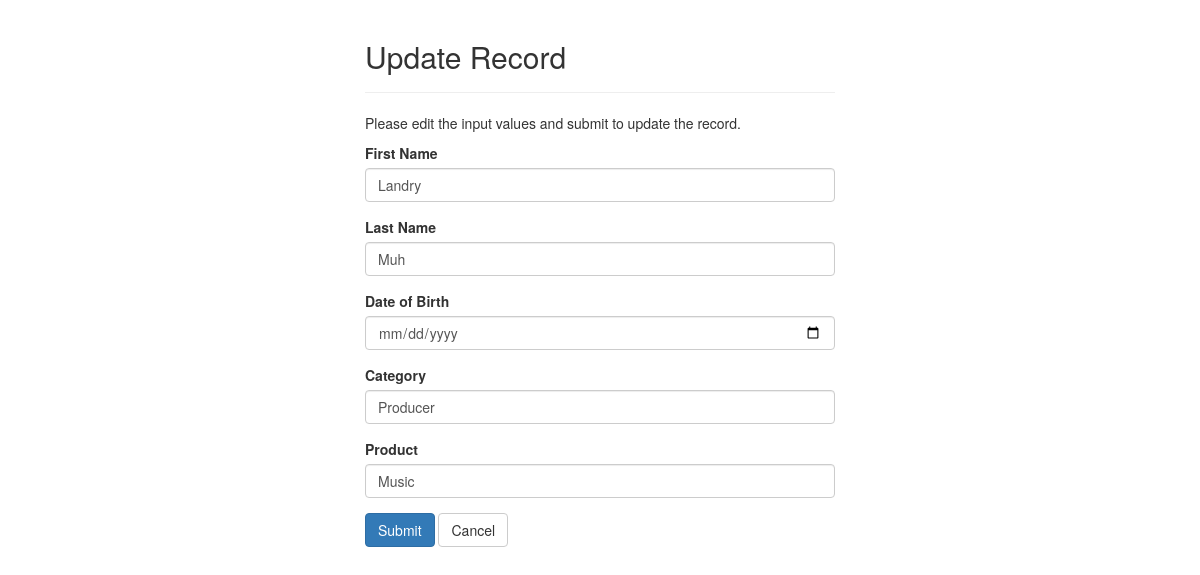
The app's page /update.php?id=2 with its own data.
### tables this page shows
CREATE TABLE `dtleads` (
  `id` int(11) NOT NULL,
  `firstname` varchar(100) NOT NULL,
  `lastname` varchar(100) NOT NULL,
  `DOB` date NOT NULL,
  `category` varchar(50) NOT NULL,
  `product` varchar(100) NOT NULL
);

### update.php (the view, shortened to what this page needs)
<?php
require_once "config.php";
$first = $last = $dob = $category = $product = "";
$first_err = $last_err = $dob_err = $category_err = $product_err = "";
if(isset($_POST["id"]) && !empty($_POST["id"])){
    $id = $_POST["id"];
    $input_first = trim($_POST["first"]);
    if(empty($input_first)){
        $first_err = "Please enter a name.";
    } elseif(!filter_var($input_first, FILTER_VALIDATE_REGEXP, array("options"=>array("regexp"=>"/^[a-zA-Z\s]+$/")))){
        $first_err = "Please enter a valid name.";
    } else{
        $first = $input_first;
    }
    $input_last = trim($_POST["last"]);
    if(empty($input_last)){
        $last_err = "Please enter a name.";
    } elseif(!filter_var($input_last, FILTER_VALIDATE_REGEXP, array("options"=>array("regexp"=>"/^[a-zA-Z\s]+$/")))){
        $last_err = "Please enter a valid name.";
    } else{
        $last = $input_last;
    }
    $input_dob = trim($_POST["dob"]);
    if(empty($input_dob)){
        $dob_err = "Please enter an address.";
    } else{
        $dob = $input_dob;
    }
    $input_category = trim($_POST["category"]);
    if(empty($input_category)){
        $category_err = "Please enter the salary amount.";
    } else{
        $category = $input_category;
    }
    $input_product = trim($_POST["product"]);
    if(empty($input_product)){
        $product_err = "Please enter the salary amount.";
    } else{
        $product = $input_product;
    }
    if(empty($first_err) && empty($last_err) && empty($dob_err) && empty($category_err) && empty($product_err)){
        $sql = "UPDATE dtleads SET firstname=:first, lastname=:last, DOB=:dob, category=:category, product=:product WHERE id=:id";
        if($stmt = $pdo->prepare($sql)){
            $stmt->bindParam(":first", $param_first);
            $stmt->bindParam(":last", $param_last);
            $stmt->bindParam(":dob", $param_dob);
            $stmt->bindParam(":category", $param_category);
            $stmt->bindParam(":product", $param_product);
            $stmt->bindParam(":id", $param_id);
            $param_first = $first;
            $param_last = $last;
            $param_dob = $dob;
            $param_category = $category;
            $param_product = $product;
            $param_id = $id;
            if($stmt->execute()){
                header("location: index.php");
                exit();
            } else{
                echo "Something went wrong. Please try again later.";
            }
        }
        unset($stmt);
    }
    unset($pdo);
} else{
    if(isset($_GET["id"]) && !empty(trim($_GET["id"]))){
        $sql = "SELECT * FROM dtleads WHERE id = :id";
        if($stmt = $pdo->prepare($sql)){
            $stmt->bindParam(":id", $param_id);
            if($stmt->execute()){
                if($stmt->rowCount() == 1){
                    $row = $stmt->fetch(PDO::FETCH_ASSOC);
                    $first = $row["firstname"];
                    $last = $row["lastname"];
                    $dob = $row["DOB"];
                    $category = $row["category"];
                    $product = $row["product"];
                } else{
                    header("location: error.php");
                    exit();
                }
            } else{
                echo "Oops! Something went wrong. Please try again later.";
            }
        }
    }  else{
        header("location: error.php");
        exit();
    }
}
?>
<!DOCTYPE html>
<html lang="en">
<head>
    <link rel="stylesheet" href="https://maxcdn.bootstrapcdn.com/bootstrap/3.3.7/css/bootstrap.css">
</head>
<body>
    <div class="wrapper">
        <div class="container-fluid">
            <div class="row">
                <div class="col-md-12">
                    <div class="page-header">
                        <h2>Update Record</h2>
                    </div>
                    <p>Please edit the input values and submit to update the record.</p>
                    <form action="<?php echo htmlspecialchars(basename($_SERVER['REQUEST_URI'])); ?>" method="post">
                        <div class="form-group <?php echo (!empty($first_err)) ? 'has-error' : ''; ?>">
                            <label>First Name</label>
                            <input type="text" name="first" class="form-control" value="<?php echo $first; ?>">
                        </div>
                        <div class="form-group <?php echo (!empty($last_err)) ? 'has-error' : ''; ?>">
                            <label>Last Name</label>
                            <input type="text" name="last" class="form-control" value="<?php echo $last; ?>">
                        </div>
                        <div class="form-group <?php echo (!empty($dob_err)) ? 'has-error' : ''; ?>">
                            <label>Date of Birth</label>
                            <input type="date" name="dob" class="form-control" value="<?php echo $dob; ?>">
                        </div>
                        <div class="form-group <?php echo (!empty($category_err)) ? 'has-error' : ''; ?>">
                            <label>Category</label>
                            <input type="text" name="category" class="form-control" value="<?php echo $category; ?>">
                        </div>
                        <div class="form-group <?php echo (!empty($product_err)) ? 'has-error' : ''; ?>">
                            <label>Product</label>
                            <input type="text" name="product" class="form-control" value="<?php echo $product; ?>">
                        </div>
                        <input type="submit" class="btn btn-primary" value="Submit">
                        <a href="index.php" class="btn btn-default">Cancel</a>
                    </form>
                </div>
            </div>
        </div>
    </div>
</body>
</html>

### update.php (style rules this page uses)
.wrapper { width: 500px; margin: 0 auto; }

### records on screen
dtleads: first "Landry", last "Muh", category "Producer", product "Music"
